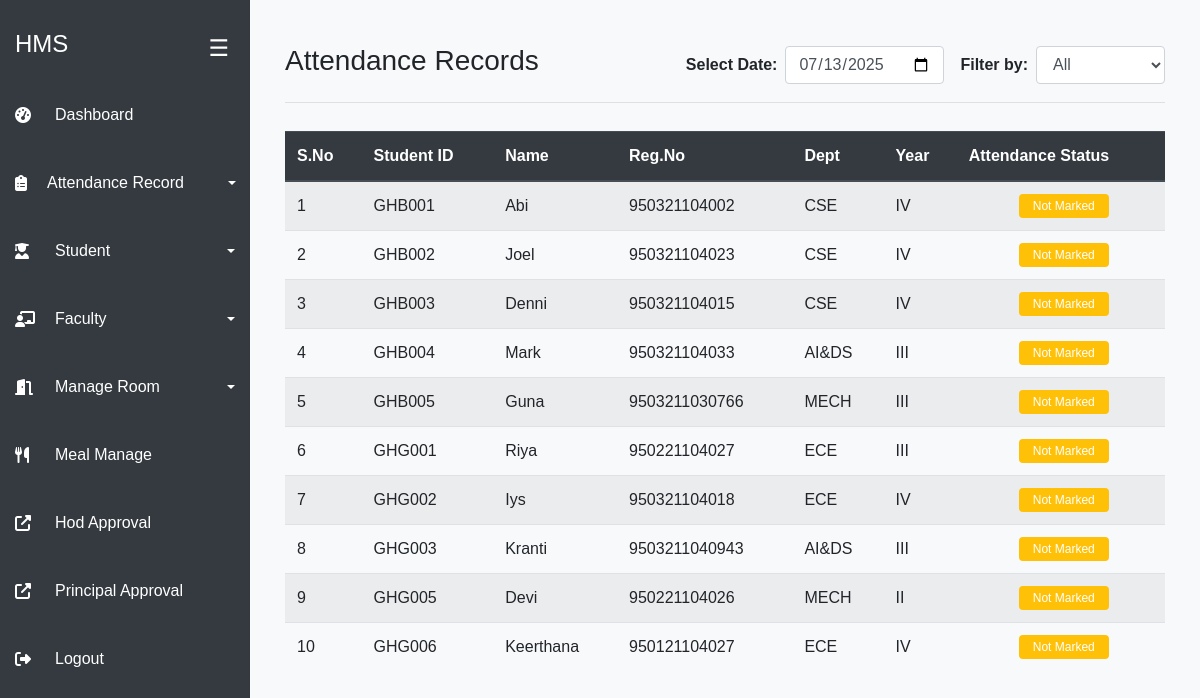
Page /admin/view_attendance.php (signed in) on the committed database.
### tables this page shows
CREATE TABLE `students` (
  `sid` varchar(200) NOT NULL,
  `name` varchar(200) NOT NULL,
  `st_id` varchar(200) NOT NULL,
  `department` varchar(350) NOT NULL,
  `gender` varchar(350) NOT NULL,
  `email` varchar(200) NOT NULL,
  `password` varchar(200) NOT NULL,
  `joining_year` year(4) NOT NULL,
  `passout_year` year(4) NOT NULL,
  `current_year` varchar(10) NOT NULL,
  `address` varchar(200) NOT NULL,
  `mobile` varchar(255) NOT NULL,
  `room_no` varchar(200) NOT NULL
);

### admin/view_attendance.php (the view, shortened to what this page needs)
<?php
$date = isset($_GET['date']) ? mysqli_real_escape_string($connection, $_GET['date']) : date('Y-m-d');
$status_filter = isset($_GET['status']) ? mysqli_real_escape_string($connection, $_GET['status']) : 'all';
$query = "SELECT std.sid, std.st_id AS reg_no, std.name, std.department, std.current_year, att.status
          FROM students AS std
          LEFT JOIN attendance AS att ON std.sid = att.sid AND att.date = '$date'";
$query_run = mysqli_query($connection, $query);
?>
<!DOCTYPE html>
<html lang="en">
<head>
    <link rel="stylesheet" href="https://stackpath.bootstrapcdn.com/bootstrap/4.3.1/css/bootstrap.min.css">
</head>
<body>
<?php include('sidebar.php'); ?>
<div class="main-content">
<div class="container mt-4">
    <div class="d-flex align-items- justify-content-between flex-wrap">
        <h3 class="">Attendance Records</h3>
        <form method="GET" class="form-inline">
            <label for="date" class="mr-2 font-weight-bold">Select Date:</label>
            <input type="date" name="date" id="date" class="form-control mr-3" value="<?= $date; ?>">
            <label for="status" class="mr-2 font-weight-bold">Filter by:</label>
            <select name="status" id="status" class="form-control">
                <option value="all" <?= ($status_filter == 'all') ? 'selected' : ''; ?>>All</option>
            </select>
        </form>
    </div>
    <hr>
        <div class="row justify-content-center">
            <div class="container mt-2">
                <div class="table-responsive">
                    <table class="table table-striped mt-1 " style="width: 100%; margin: auto;">
                        <thead class="thead-dark">
                            <tr>
                                <th>S.No</th>
                                <th>Student ID</th>
                                <th>Name</th>
                                <th>Reg.No</th>
                                <th>Dept</th>
                                <th>Year</th>
                                <th>Attendance Status</th>
                            </tr>
                        </thead>
                        <tbody>
                            <?php
                            $sno = 1;
                            while ($row = mysqli_fetch_assoc($query_run)) {
                                $attendance_status = 'Not Marked';
                                $status_class = 'bg-warning';
                                ?>
                                <tr>
                                    <td><?php echo $sno++; ?></td>
                                    <td><?php echo htmlspecialchars($row['sid']); ?></td>
                                    <td><?php echo htmlspecialchars($row['name']); ?></td>
                                    <td><?php echo htmlspecialchars($row['reg_no']); ?></td>
                                    <td><?php echo htmlspecialchars($row['department']); ?></td>
                                    <td><?php echo htmlspecialchars($row['current_year']); ?></td>
                                    <td>
                                        <div class="progress">
                                            <div class="progress-bar <?php echo $status_class; ?>" style="width: 100%;">
                                                <?php echo $attendance_status; ?>
                                            </div>
                                        </div>
                                    </td>
                                </tr>
                                <?php
                            }
                            ?>
                        </tbody>
                    </table>
                </div>
            </div>
        </div>
    </div>
</div>
</body>
</html>

### admin/view_attendance.php (style rules this page uses)
body { background-color: #f8f9fa; font-family: Arial, sans-serif; margin: 0; padding: 0; display: flex; }
.main-content { flex: 1; padding: 20px; transition: margin-left 0.3s ease; }
.main-content { margin-left: 230px; padding: 20px; width: calc(100% - 240px); }
.table-responsive { overflow-x: auto; }
.progress { margin-left: 50px; height: 24px; width: 90px; }
.progress-bar.bg-warning { color: white !important; }

### admin/sidebar.php (style rules this page uses)
.main-content { margin-left: 250px; transition: margin-left 0.3s ease-in-out; padding: 20px; }

### rows in the picture
students: sid "GHB001", name "Abi", st "950321104002", department "CSE", current_year "IV", attendance_status "Not Marked"
students: sid "GHB002", name "Joel", st "950321104023", department "CSE", current_year "IV", attendance_status "Not Marked"
students: sid "GHB003", name "Denni", st "950321104015", department "CSE", current_year "IV", attendance_status "Not Marked"
students: sid "GHB004", name "Mark", st "950321104033", department "AI&DS", current_year "III", attendance_status "Not Marked"
students: sid "GHB005", name "Guna", st "9503211030766", department "MECH", current_year "III", attendance_status "Not Marked"
students: sid "GHG001", name "Riya", st "950221104027", department "ECE", current_year "III", attendance_status "Not Marked"
students: sid "GHG002", name "Iys", st "950321104018", department "ECE", current_year "IV", attendance_status "Not Marked"
students: sid "GHG003", name "Kranti", st "9503211040943", department "AI&DS", current_year "III", attendance_status "Not Marked"
students: sid "GHG005", name "Devi", st "950221104026", department "MECH", current_year "II", attendance_status "Not Marked"
students: sid "GHG006", name "Keerthana", st "950121104027", department "ECE", current_year "IV", attendance_status "Not Marked"
